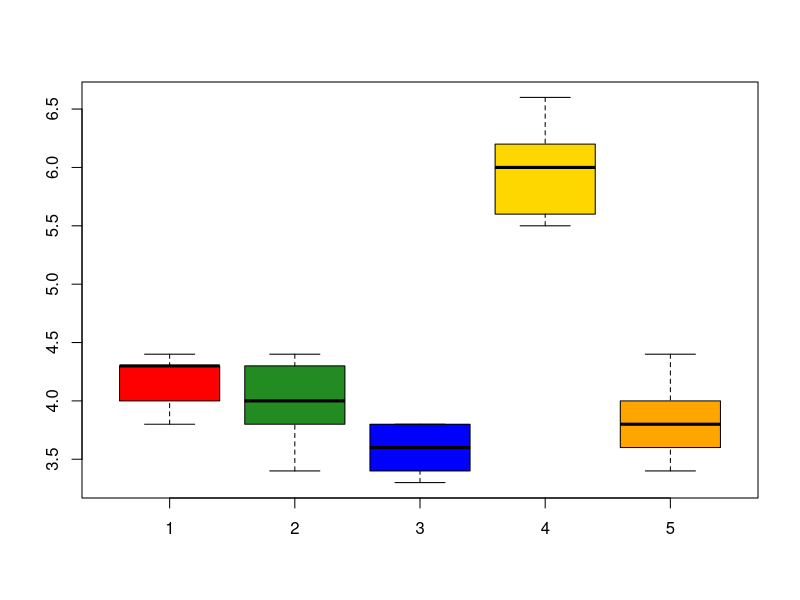

Generate this figure with R: (Note: this script raises an error after producing the figure.)
## Ejercicio 6

# Carga de datos
silo_A <- c(4.3, 4.0, 4.3, 3.8, 4.4)
silo_B <- c(4.4, 4.3, 3.4, 4.0, 3.8)
silo_C <- c(3.3, 3.8, 3.6, 3.4, 3.8)
silo_D <- c(6.6, 6.0, 6.2, 5.5, 5.6)
silo_E <- c(3.4, 4.4, 3.6, 3.8, 4.0)

# 1. Diagramas de caja
boxplot(silo_A,silo_B,silo_C,silo_D,silo_E,col=c('red','forestgreen','blue','gold','orange'))

# 2. Medidas importantes
Silo <- rep(c('A', 'B', 'C', 'D', 'E'), each = 5)
Dia <- rep(c('Lunes', 'Martes', 'Miércoles', 'Jueves', 'Viernes'), 5)
Temperatura <- c(4.3, 4.0, 4.3, 3.8, 4.4,  # Silo A
                 4.4, 4.3, 3.4, 4.0, 3.8,  # Silo B
                 3.3, 3.8, 3.6, 3.4, 3.8,  # Silo C
                 6.6, 6.0, 6.2, 5.5, 5.6,  # Silo D
                 3.4, 4.4, 3.6, 3.8, 4.0)  # Silo E

DatosSilos <- data.frame(SILO = as.factor(Silo),
                         DIA = as.factor(Dia),
                         TEMP = Temperatura)

m <- length(unique(DatosSilos$SILO))  # Número de tratamientos
b <- length(unique(DatosSilos$DIA))   # Número de bloques
n_i <- b  # Número de datos por tratamiento
N <- nrow(DatosSilos)  # Total de datos

cat("Número de tratamientos (silos), m =", m, "\n")
cat("Número de bloques (días), b =", b, "\n")
cat("Número de datos en cada tratamiento, n_i =", n_i, "\n")
cat("Número total de datos, N =", N, "\n\n")

mA <- mean(Silo_A); mB <- mean(Silo_B); mC <- mean(Silo_C)
mD <- mean(Silo_D); mE <- mean(Silo_E)

vA <- var(Silo_A); vB <- var(Silo_B); vC <- var(Silo_C)
vD <- var(Silo_D); vE <- var(Silo_E)
cat("Medias muestrales",mA,mB,mC,mD,mE)

# 3. ANOVA
anovaSilos <- aov(TEMP ~ SILO + DIA, data = DatosSilos)

summary(anovaSilos)

# 4. Decisión con alpha=0.01

# 5. Comparación LSD
